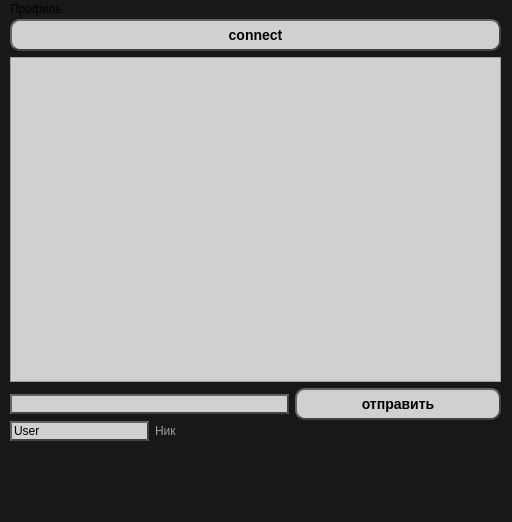
<?xml version="1.0" encoding="UTF-8"?>
<ui version="4.0">
 <class>MainWindow</class>
 <widget class="QMainWindow" name="MainWindow">
  <property name="geometry">
   <rect>
    <x>0</x>
    <y>0</y>
    <width>512</width>
    <height>522</height>
   </rect>
  </property>
  <property name="windowTitle">
   <string>MainWindow</string>
  </property>
  <property name="autoFillBackground">
   <bool>false</bool>
  </property>
  <property name="styleSheet">
   <string notr="true">background-color: rgb(24, 24, 24);</string>
  </property>
  <widget class="QWidget" name="centralwidget">
   <widget class="QWidget" name="layoutWidget">
    <property name="geometry">
     <rect>
      <x>10</x>
      <y>0</y>
      <width>491</width>
      <height>401</height>
     </rect>
    </property>
    <layout class="QVBoxLayout" name="verticalLayout_2">
     <item>
      <widget class="QPushButton" name="ButtonConnect">
       <property name="sizePolicy">
        <sizepolicy hsizetype="Minimum" vsizetype="Preferred">
         <horstretch>0</horstretch>
         <verstretch>0</verstretch>
        </sizepolicy>
       </property>
       <property name="styleSheet">
        <string notr="true">	background-color: rgb(208, 208, 208);
	font: 900 12pt &quot;Segoe UI Black&quot;;
     border-style: outset;
     border-width: 2px;
     border-radius: 10px;
    border-color: rgb(67, 67, 67);
      font: bold 14px;
     min-width: 10em;
     padding: 6px;</string>
       </property>
       <property name="text">
        <string>connect</string>
       </property>
       <property name="autoRepeatInterval">
        <number>100</number>
       </property>
       <property name="default">
        <bool>false</bool>
       </property>
       <property name="flat">
        <bool>false</bool>
       </property>
      </widget>
     </item>
     <item>
      <layout class="QVBoxLayout" name="verticalLayout">
       <item>
        <widget class="QTextBrowser" name="textBrowser">
         <property name="styleSheet">
          <string notr="true">background-color: rgb(208, 208, 208);</string>
         </property>
        </widget>
       </item>
       <item>
        <layout class="QHBoxLayout" name="horizontalLayout">
         <item>
          <widget class="QLineEdit" name="lineEdit">
           <property name="styleSheet">
            <string notr="true">background-color: rgb(208, 208, 208);
border-style: outset;
     border-width: 2px;
     border-color: rgb(67, 67, 67);</string>
           </property>
          </widget>
         </item>
         <item>
          <widget class="QPushButton" name="ButtonSend">
           <property name="minimumSize">
            <size>
             <width>206</width>
             <height>0</height>
            </size>
           </property>
           <property name="maximumSize">
            <size>
             <width>100</width>
             <height>100</height>
            </size>
           </property>
           <property name="baseSize">
            <size>
             <width>0</width>
             <height>0</height>
            </size>
           </property>
           <property name="styleSheet">
            <string notr="true">	background-color: rgb(208, 208, 208);
	font: 900 12pt &quot;Segoe UI Black&quot;;
     border-style: outset;
     border-width: 2px;
     border-radius: 10px;
     border-color: rgb(67, 67, 67);
      font: bold 14px;
     min-width: 10em;

     padding: 6px;</string>
           </property>
           <property name="text">
            <string>отправить</string>
           </property>
          </widget>
         </item>
        </layout>
       </item>
      </layout>
     </item>
    </layout>
   </widget>
   <widget class="QWidget" name="layoutWidget">
    <property name="geometry">
     <rect>
      <x>10</x>
      <y>400</y>
      <width>167</width>
      <height>24</height>
     </rect>
    </property>
    <layout class="QHBoxLayout" name="horizontalLayout_2">
     <item>
      <widget class="QLineEdit" name="LineName">
       <property name="styleSheet">
        <string notr="true">background-color: rgb(208, 208, 208);
border-style: outset;
     border-width: 2px;
    border-color: rgb(67, 67, 67);</string>
       </property>
       <property name="text">
        <string>User</string>
       </property>
      </widget>
     </item>
     <item>
      <widget class="QLabel" name="Name">
       <property name="styleSheet">
        <string notr="true">color: rgb(156, 156, 156);</string>
       </property>
       <property name="text">
        <string>Ник</string>
       </property>
      </widget>
     </item>
    </layout>
   </widget>
  </widget>
  <widget class="QMenuBar" name="menubar">
   <property name="geometry">
    <rect>
     <x>0</x>
     <y>0</y>
     <width>512</width>
     <height>21</height>
    </rect>
   </property>
   <widget class="QMenu" name="menu">
    <property name="title">
     <string>Профиль</string>
    </property>
    <addaction name="action"/>
   </widget>
   <addaction name="menu"/>
  </widget>
  <widget class="QStatusBar" name="statusbar"/>
  <action name="action">
   <property name="checkable">
    <bool>false</bool>
   </property>
   <property name="text">
    <string>Изменить ник</string>
   </property>
  </action>
 </widget>
 <resources/>
 <connections/>
</ui>
